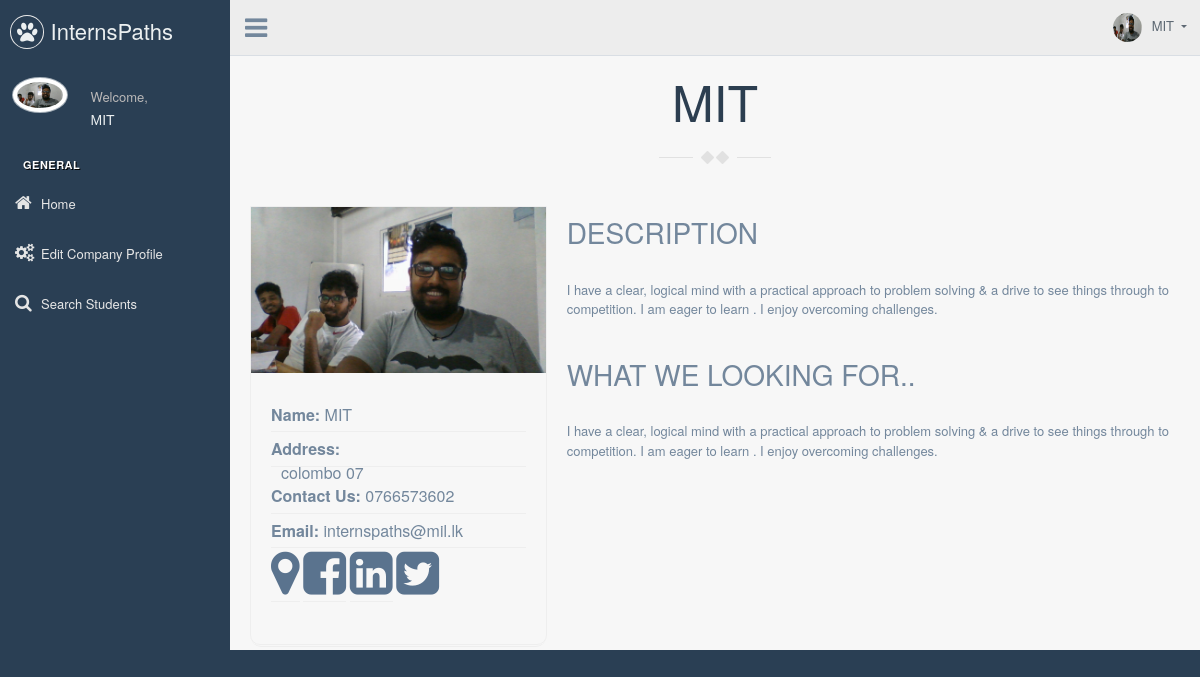
/company (signed in), run on the app's committed database.
### tables this page shows
CREATE TABLE IF NOT EXISTS `company` (
  `comnum` int(20) NOT NULL AUTO_INCREMENT,
  `id` int(11) NOT NULL,
  `username` varchar(100) NOT NULL,
  `email` varchar(200) NOT NULL,
  `name` varchar(100) NOT NULL DEFAULT 'Unknown',
  `profileurl` varchar(500) NOT NULL DEFAULT '../images/avatar-01.jpg',
  `mobile` varchar(20) NOT NULL DEFAULT 'Unknown',
  `address` varchar(500) NOT NULL DEFAULT 'Unknown',
  `description` varchar(3000) NOT NULL DEFAULT 'no description',
  `location` varchar(1000) DEFAULT '#',
  `facebook` varchar(1000) NOT NULL DEFAULT '#',
  `linkedin` varchar(1000) NOT NULL DEFAULT '#',
  `twitter` varchar(1000) NOT NULL DEFAULT '#',
  PRIMARY KEY (`comnum`),
  UNIQUE KEY `id` (`id`)
);

### company/index.php (the view, shortened to what this page needs)
<?php
require_once "../php/config.php";
$sql = "SELECT * FROM company WHERE id = ?";
if($stmt = mysqli_prepare($link,$sql)){
  mysqli_stmt_bind_param($stmt,"i",$param_id);
   if(mysqli_stmt_execute($stmt)){
        $result = mysqli_stmt_get_result($stmt);
        if(mysqli_num_rows($result) == 1){
           $row = mysqli_fetch_array($result, MYSQLI_ASSOC);
                $email = $row["email"];
                $name=$row["name"];
                $profileurl=$row["profileurl"];
                $address=$row["address"];
                $mnumber=$row["mobile"];
                $descrip=$row["description"];
                $location=$row["location"];
                $facebook=$row["facebook"];
                $linkedin=$row["linkedin"];
                $twitter=$row["twitter"];
        }
    }
}
?>
<!DOCTYPE html>
<html lang="en">
<head>
  <link href="../assets/css/font-awesome.min.css" rel="stylesheet" media="screen">
  <link href="../assets/css/animate.css" rel="stylesheet">
  <link href="../assets/css/magnific-popup.css" rel="stylesheet">
  <link href="../assets/css/style.css" rel="stylesheet" media="screen">
  <link href="../assets/css/responsive.css" rel="stylesheet">
  <link href="../vendors/bootstrap/dist/css/bootstrap.min.css" rel="stylesheet">
  <link href="../vendors/font-awesome/css/font-awesome.min.css" rel="stylesheet">
  <link href="../vendors/nprogress/nprogress.css" rel="stylesheet">
  <link href="../vendors/iCheck/skins/flat/green.css" rel="stylesheet">
  <link href="../vendors/bootstrap-progressbar/css/bootstrap-progressbar-3.3.4.min.css" rel="stylesheet">
  <link href="../vendors/jqvmap/dist/jqvmap.min.css" rel="stylesheet"/>
  <link href="../vendors/bootstrap-daterangepicker/daterangepicker.css" rel="stylesheet">
  <link href="../build/css/custom.min.css" rel="stylesheet">
</head>
<body class="nav-md">
  <div class="container body" style="height:1000px;">
    <div class="main_container">
      <div class="col-md-3 left_col" style="height:1000px;">
        <div class="left_col scroll-view">
          <div class="navbar nav_title" style="border: 0;">
            <a href="../index.php" class="site_title"><i class="fa fa-paw"></i> <span>InternsPaths</span></a>
          </div>
          <div class="profile clearfix">
            <div class="profile_pic">
              <img src="<?php echo $profileurl ?>" alt="..." class="img-circle profile_img">
            </div>
            <div class="profile_info">
              <span>Welcome,</span>
              <a href="../index.php?id=<?php echo $_SESSION["id"]?>"><h2 style = "font-size: 14px; color: #ECF0F1; margin: 0;font-weight: 300; font-family: Arial; text-transform: unset;"><?php echo $name?></h2></a>
            </div>
          </div>
          <br />
          <div id="sidebar-menu" class="main_menu_side hidden-print main_menu">
            <div class="menu_section">
              <h3>General</h3>
              <ul class="nav side-menu">
                <li><a href="index.php"><i class="fa fa-home"></i>Home</a></li>
                <li><a href="editmyprofile.php?id=<?php echo $_SESSION["id"]?>"><i class="fa fa-cogs"></i>Edit Company Profile</a></li>
                <li><a href="searchcompany.php"><i class="fa fa-search"></i>Search Students</a></li>
                  </ul>
            </div>
          </div>
        </div>
      </div>
      <div class="top_nav">
        <div class="nav_menu">
          <div class="nav toggle">
            <a id="menu_toggle"><i class="fa fa-bars"></i></a>
          </div>
          <nav class="nav navbar-nav">
            <ul class=" navbar-right">
              <li class="nav-item dropdown open" style="padding-left: 15px;">
                <a href="javascript:;" class="user-profile dropdown-toggle" aria-haspopup="true" id="navbarDropdown" data-toggle="dropdown" aria-expanded="false">
                  <img src="<?php echo $profileurl ?>" alt=""><?php echo $name?>
                </a>
              </li>
            </ul>
          </nav>
        </div>
      </div>
      <div class="right_col" role="main">
        <div class="row" style="display: inline-block;" >
<section id="about" class="about-section col-md-12" style="margin-left: auto;margin-right: auto;">
      <div class="container  ">
        <h2 class="section-title wow fadeInUp animated col-md-12" style="visibility: visible; animation-name:fadeInUp; "><?php echo $name ?></h2>
        <div class="row">
          <div class="col-md-4 col-md-push-8">
            <div class="biography">
              <div class="">
                <img src=<?php echo $profileurl ?> >
              </div>
              <ul>
                <li><strong>Name:</strong> <?php echo $name?></li>
                <li ><strong>Address:</strong> <span class="col-md-12" style="text-overflow: ellipsis;"><?php echo $address?></span></li>
                <li><strong>Contact Us:</strong> <?php echo $mnumber?></li>
                <li><strong>Email:</strong> <?php echo $email?></li>
                <li style="display: inline;"><strong><a href=<?php echo $location?>><i style="font-size: 50px" class="fa fa-map-marker"></i></a></strong></li>
                <li style="display: inline;"><strong><a href=<?php echo $facebook?>><i style="font-size: 50px" class="fa fa-facebook-square"></i></a></strong></li>
                <li style="display: inline;"><strong><a href=<?php echo $linkedin?>><i style="font-size: 50px" class="fa fa-linkedin-square"></i></a></strong></li>
                <li style="display: inline;"><strong><a href=<?php echo $twitter?>><i style="font-size: 50px" class="fa fa-twitter-square"></i></a></strong></li>
              </ul>
            </div>
          </div>
          <div class="col-md-8 col-md-pull-4">
            <div class="short-info wow fadeInUp animated" style="visibility: visible; animation-name: fadeInUp;">
              <h3>Description</h3>
              <p>
                <?php echo $descrip?>
              </p>
            </div>
            <div class="short-info wow fadeInUp animated" style="visibility: visible; animation-name: fadeInUp;">
              <h3>what we looking for..</h3>
              <p>
                <?php echo $descrip?>
              </p>
            </div>
          </div>
        </div>
      </div>
    </section>
        </div>
      </div>
          </div>
        </div>
</body>
</html>

### assets/css/style.css (style rules this page uses)
body { font-family: 'Roboto', sans-serif; line-height: 28px; font-weight: 300; font-size: 14px; color:#282828; background-color: #fff; -webkit-text-size-adjust: 100%; -webkit-overflow-scrolling: touch; -webkit-font-smoothing: antialiased !important; }
body, html { overflow-x:hidden; }
a { color: #68c3a3; }
a, a > * { outline: none; cursor: pointer; text-decoration: none; }
.navbar a, .form-control { -webkit-transition: all 0.4s ease-in-out 0s; -moz-transition: all 0.4s ease-in-out 0s; -ms-transition: all 0.4s ease-in-out 0s; -o-transition: all 0.4s ease-in-out 0s; transition: all 0.4s ease-in-out 0s; }
a, .btn { -webkit-transition: all 0.125s ease-in-out 0s; -moz-transition: all 0.125s ease-in-out 0s; -ms-transition: all 0.125s ease-in-out 0s; -o-transition: all 0.125s ease-in-out 0s; transition: all 0.125s ease-in-out 0s; }
h1, h2, h3, h4, h5, h6 { font-weight: 700; margin:0; text-transform: uppercase; }
h2 { font-size: 30px; line-height: 30px; }
h3 { font-size: 24px; line-height: 24px; }
img { width: 100%; }
ul, ol { margin : 0; padding : 0; list-style : none }
.section-title { margin-bottom: 80px; text-align: center; font-size: 50px; line-height: 50px; color: #2c3e50; position: relative; }
.section-title::after { content: ""; background: url(../../assets/images/section-divider.png) no-repeat 0 0; height: 15px; width: 113px; position: absolute; left: 0; right: 0; bottom: -40px; margin: 0 auto; }
.short-info { margin-bottom: 40px; }
.short-info h3 { margin-bottom: 30px; }
.biography { border-bottom-left-radius: 10px; border-bottom-right-radius: 10px; border:1px solid #EEEEEE; position: relative; }
.biography::after { content: ""; border-bottom: 1px solid #EEEEEE; position: absolute; bottom: -3px; width: 100%; border-radius: 10px; height: 20px; }
.biography ul { padding:25px 20px 30px; }
.biography ul li { padding:5px 0; font-size: 16px; border-bottom:1px solid #EEEEEE; }
.biography ul li:last-child { border-bottom:0; }

### data on the page
company: profileurl (picture), name "MIT", address "colombo 07", mobile "0766573602", email "internspaths@mil.lk", description "I have a clear, logical mind with a practical approach to problem solving & a drive to see things through to competition. I am eager to learn . I enjoy overcoming challenges."
